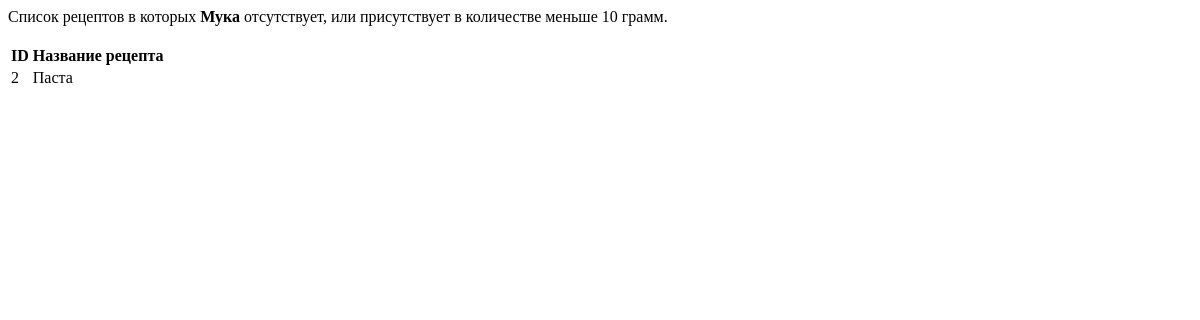
The app's page /show_recipes_without_product/2, older data.
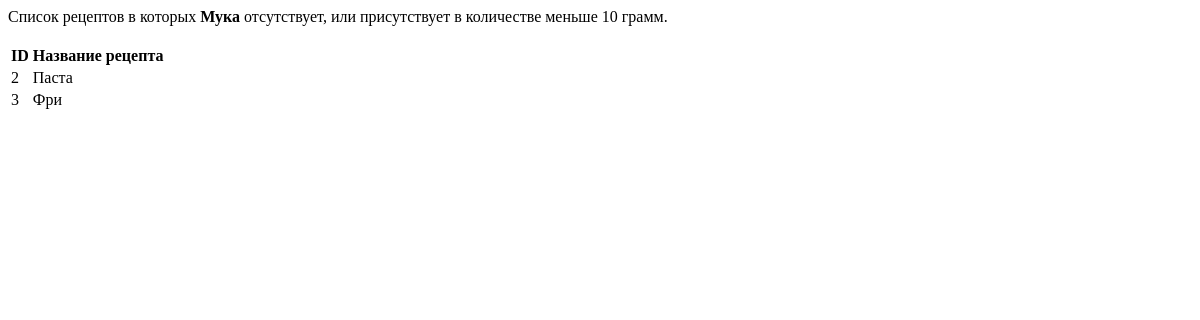
The same page, newer data.
### cook_book/models.py (models this page shows, shortened)
class Product(models.Model):
    name = models.CharField(max_length=100, verbose_name="Название продукта", unique=True)
    used = models.PositiveIntegerField(verbose_name="Сколько раз использовался", default=0)
    class Meta:
        ordering = ["name"]

class Recipe(models.Model):
    name = models.CharField(max_length=100, verbose_name="Название рецепта", unique=True)
    products = models.ManyToManyField(Product, through='ProductRecipe')
    class Meta:
        ordering = ["name"]

### cook_book/views.py (the view)
class ShowRecipesWithoutProduct(View):
    def get(self, request, product_id: int) -> HttpResponse:
        product, recipes = CookBookServices.show_recipes_without_product(product_id)
        context = {
            'product': product,
            'recipes': recipes,
        }
        return render(request, 'cook_book/show_recipes_without_product.html', context)

### cook_book/services.py (called while the page is built)
    @staticmethod
    def show_recipes_without_product(product_id: int) -> tuple[Product, QuerySet]:
        product = get_object_or_404(Product, pk=product_id)
        return product, Recipe.objects\
                              .exclude(Q(products=product), ~Q(productrecipe__weight__lt=CookBookServices.MIN_WEIGHT))

### templates/cook_book/show_recipes_without_product.html (shortened to what this page needs)
{% extends "layout.html" %}
{% block content %}
    <div>
        Список рецептов в которых <b>{{ product.name }}</b> отсутствует, или присутствует в количестве меньше 10 грамм.
    </div>
    <br/>
    {% if recipes %}
    <table>
        <thead>
        <tr>
            <th>ID</th>
            <th>Название рецепта</th>
        </tr>
        </thead>
        <tbody>
        {% for recipe in recipes %}
        <tr>
            <td>
                {{ recipe.pk }}
            </td>
            <td>
                {{ recipe.name }}
            </td>
        </tr>
        {% endfor %}
        </tbody>
    </table>
    {% else %}
    <div>Рецепты не найдены.</div>
    {% endif %}
{% endblock %}

### templates/layout.html (shortened to what this page needs)
<!DOCTYPE html>
<html lang="en">
<head>
</head>
<body>
<div>
    {% block content %}
    {% endblock %}
</div>
</body>
</html>

Row changes from the older to the newer data that the page shows:
added Recipe: pk "3", name "Фри"
